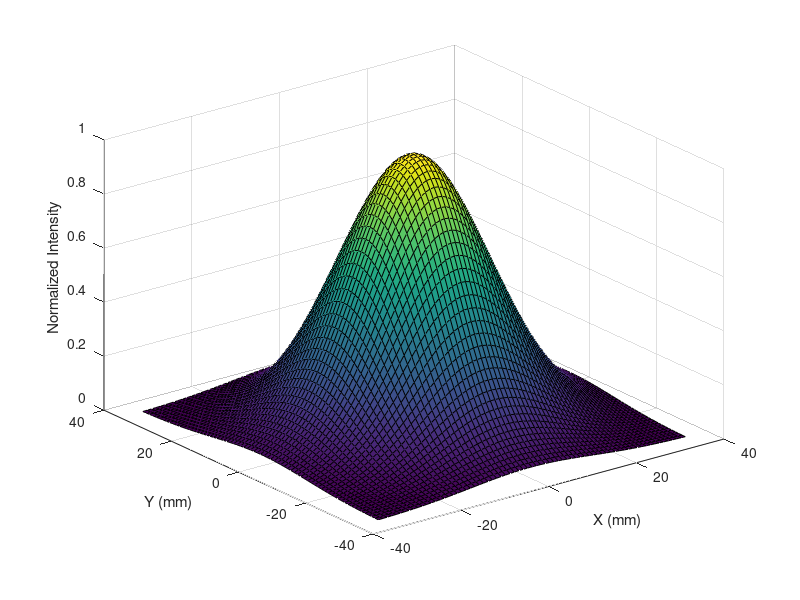

Reproduce this figure in MATLAB.
% 
% Define the parameters of the Gaussian function
mu = [0, 0]; % Mean
sigma = [14, 14]; % Standard deviation

% Create a grid of points
[x, y] = meshgrid(-35:1:35, -35:1:35);

% Evaluate the Gaussian function
z = (1 / (2 * pi * sigma(1) * sigma(2))) * exp(-((x - mu(1)).^2 / (2 * sigma(1)^2) + (y - mu(2)).^2 / (2 * sigma(2)^2)));
z=z/max(max(z));

% Plot the Gaussian function
c=figure(1);
surf(x, y, z);
xlabel('X (mm)');
ylabel('Y (mm)');
zlabel('Normalized Intensity');
